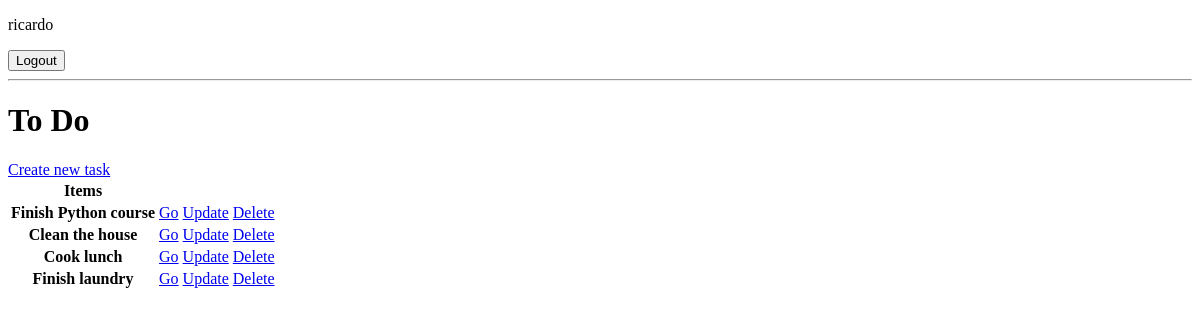
Page / (signed in) on the earlier database version.
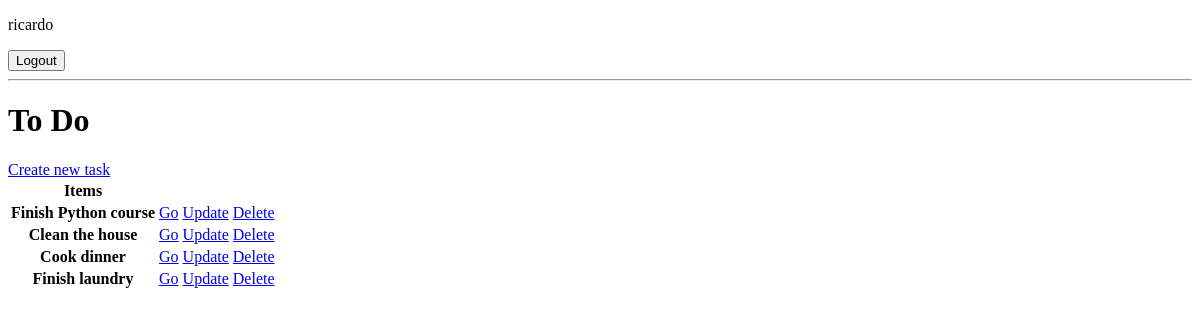
Same page on the later database version.
### base/models.py (models this page shows, shortened)
class Task(models.Model):
    user = models.ForeignKey(User,
                             on_delete=models.CASCADE,
                             null=True,
                             blank=True)
    title = models.CharField(max_length=200)
    description = models.TextField(null=True,
                                   blank=True)
    complete = models.BooleanField(default=False)
    created = models.DateTimeField(auto_now_add=True)
    class Goal:
        ordering = ['complete']

### base/views.py (the view)
# urls.py: urlpatterns = [path('', ListToDo.as_view(), name='tasks'),
class  ListToDo(LoginRequiredMixin, ListView):
    model = Task
    context_object_name = 'tasks'

### base/templates/base/task_list.html (shortened to what this page needs)
<!DOCTYPE html>
<html lang="en">
<head>
</head>
<body>
    {% if request.user.is_authenticated %}
        <p>{{request.user}}</p>
        <form action="{% url 'logout' %}" method="post">
                  <button type="submit" class="btn btn-info">Logout</button>
        </form>
    {% else %}
        <a href="{% url 'login'  %}">Login</a>
    {% endif %}
    <hr>
    <h1>To Do</h1>
    <a href="{% url 'create-task' %}">Create new task</a>
    <table>
        <tr>
            <th>
                Items
            </th>
            <th></th>
            <th></th>
        </tr>
        {% for task in tasks %}
        <tr>
            <th>{{task.title}}</th>
            <td><a href="{% url 'task' task.id %}">Go</a></td>
            <td><a href="{% url 'update-task' task.id %}">Update</a></td>
            <td><a href="{% url 'delete-task' task.id %}">Delete</a></td>
        </tr>
        {% empty %}
        <h3>No items in this list</h3>
        {% endfor %}
    </table>
</body>
</html>

Differences in the rows shown:
changed Task: title "Cook lunch" → "Cook dinner"
